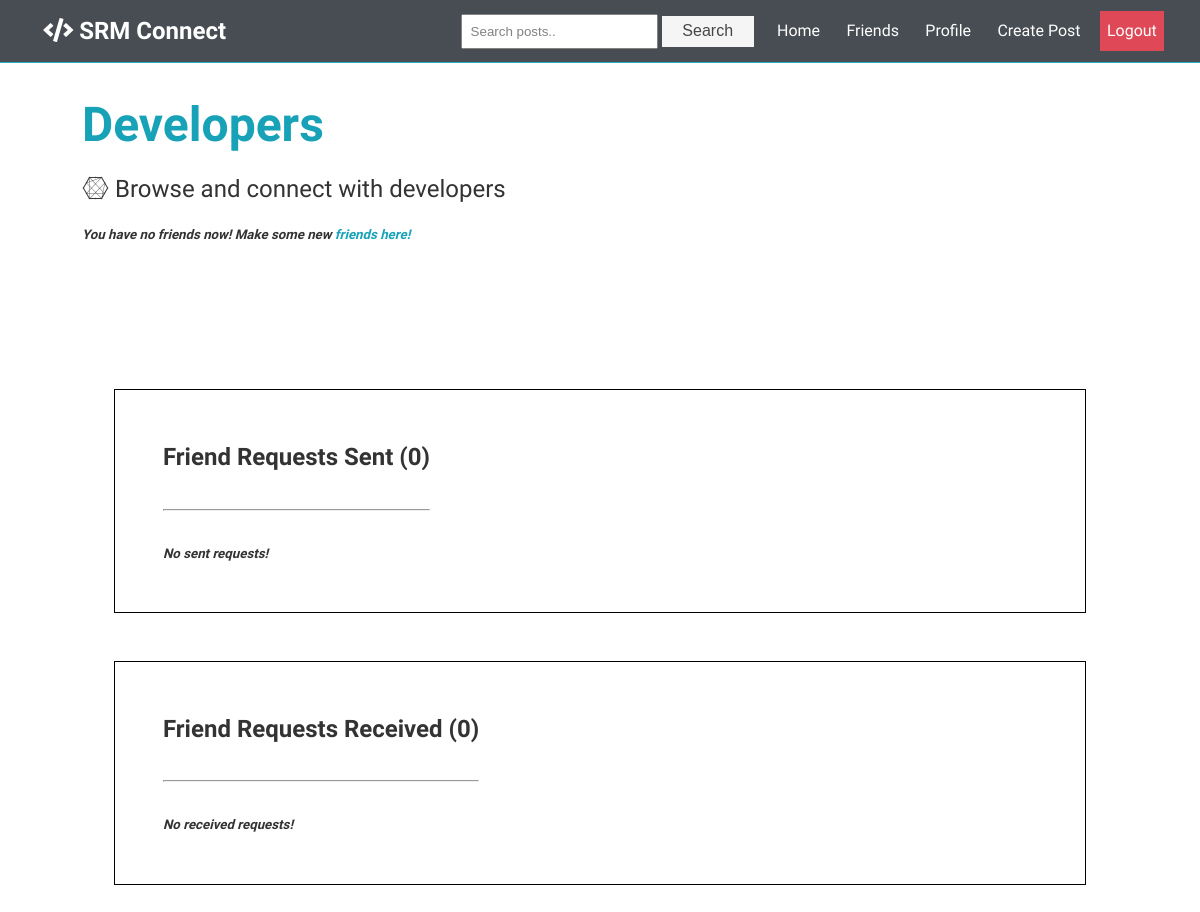
The page /friends/ (signed in) on the database as committed earlier.
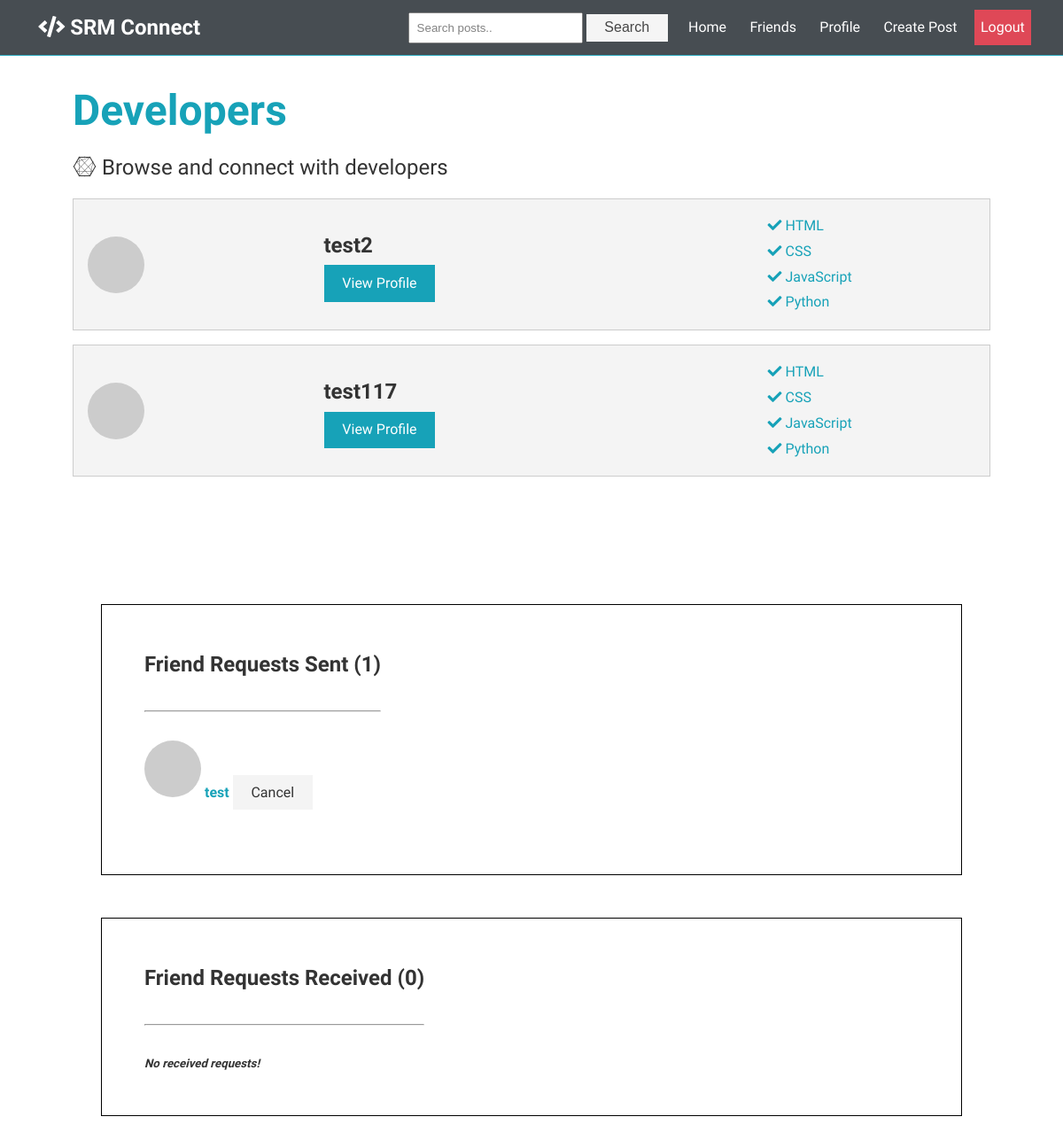
The same page on the database as committed later.
### users/models.py (models this page shows, shortened)
class Profile(models.Model):
	user = models.OneToOneField(User, on_delete=models.CASCADE)
	image = models.ImageField(default='default.png', upload_to='profile_pics', blank=True)
	slug = AutoSlugField(populate_from='user')
	bio = models.CharField(max_length=140, blank=True)
	friends = models.ManyToManyField("Profile", blank=True)
	location = models.CharField(max_length=140, blank=True)
	def __str__(self):
		return str(self.user.username)
	def get_absolute_url(self):
		return "/users/{}".format(self.slug)

class FriendRequest(models.Model):
	to_user = models.ForeignKey(settings.AUTH_USER_MODEL, related_name='to_user', on_delete=models.CASCADE)
	from_user = models.ForeignKey(settings.AUTH_USER_MODEL, related_name='from_user', on_delete=models.CASCADE)
	timestamp = models.DateTimeField(auto_now_add=True)

### users/views.py (the view)
# urls.py: path('friends/', user_views.friend_list, name='friend_list'),
def friend_list(request):
	p = request.user.profile
	u = p.user
	friends = p.friends.all()
	sent_friend_requests = FriendRequest.objects.filter(from_user=p.user)
	rec_friend_requests = FriendRequest.objects.filter(to_user=p.user)
	button_status = 'none'
	if p not in request.user.profile.friends.all():
		button_status = 'not_friend'
		if len(FriendRequest.objects.filter(
			from_user=request.user).filter(to_user=p.user)) == 1:
			button_status = 'friend_request_sent'
		if len(FriendRequest.objects.filter(
			from_user=p.user).filter(to_user=request.user)) == 1:
			button_status = 'friend_request_received'
	context = {
		'u': u,
		'friends': friends,
		'button_status': button_status,
		'sent_friend_requests': sent_friend_requests,
		'rec_friend_requests': rec_friend_requests,
	}
	return render(request, "users/friend_list.html", context)

### users/templates/users/friend_list.html (shortened to what this page needs)
{% extends "feed/layout.html" %}
{% load static %}
{% block content %}
<h1 class="large text-primary">
  Developers
</h1>
<p class="lead">
  <i class="fab fa-connectdevelop"></i> Browse and connect with developers
</p>
<div class="profiles">
  {% if friends %}
  {% for user_p in friends %}
  <div class="profile bg-light">
    <img class="round-img avatar" src="https://ui-avatars.com/api/?size=128&background=random&name={{ user_p }}" alt="" />
    <div>
      <h2>{{ user_p }}</h2>
      <a href="{{ user_p.get_absolute_url }}" class="btn btn-primary">View Profile</a>
    </div>
    <ul>
      <li class="text-primary"><i class="fas fa-check"></i> HTML</li>
      <li class="text-primary"><i class="fas fa-check"></i> CSS</li>
      <li class="text-primary"><i class="fas fa-check"></i> JavaScript</li>
      <li class="text-primary"><i class="fas fa-check"></i> Python</li>
    </ul>
  </div>
  {% endfor %}
  {% else %}
  <h5>
    <i>You have no friends now! Make some new <a href="{% url 'users_list' %}">friends here!</a></i>
  </h5>
  {% endif %}
  <div class="main-content">
    <div class="container">
      {% if request.user == u %}
      <div class="row">
        <div class="col-md-6">
          <div class="card card-signin my-3 p-3">
            <div class="card-body">
              <h2>Friend Requests Sent ({{ sent_friend_requests.count }})</h2>
              <hr class="my-2" />
              {% if not sent_friend_requests %}
              <h5><i>No sent requests!</i></h5>
              {% else %}
              {% for s_request in sent_friend_requests %}
              <a href="{{ s_request.to_user.profile.get_absolute_url }}">
                <img src="https://ui-avatars.com/api/?size=128&background=random&name={{ s_request.to_user.username }}"
                  class="round-img avatar" alt="" />
              </a>
              <a href="{{ s_request.to_user.profile.get_absolute_url }}"><b>{{ s_request.to_user.username }}</b></a>
              <small class="float-right">
                <a class="btn btn-warning mr-2" href="{% url 'cancel_friend_request' s_request.to_user.id %}">Cancel</a>
              </small>
              <br /><br />
              {% endfor %}
              {% endif %}
            </div>
          </div>
        </div>
        <div class="col-md-6">
          <div class="card card-signin my-3 p-3">
            <div class="card-body">
              <h2>Friend Requests Received ({{ rec_friend_requests.count }})</h2>
              <hr class="my-2" />
              {% if not rec_friend_requests %}
              <h5><i>No received requests!</i></h5>
              {% endif %}
            </div>
          </div>
        </div>
      </div>
      {% endif %}
    </div>
  </div>
</div>
{% endblock %}

Rows that differ between the two databases and show on the page:
now on this page (row unchanged): Profile: user.username "test2"
added Profile: user.username "test117"
added FriendRequest: to_user.username "test"
Other text that changed with them:
{{ sent_friend_requests.count }}: "0" → "1"
text no longer shown: "You have no friends now! Make some new friends here! No sent requests!"
